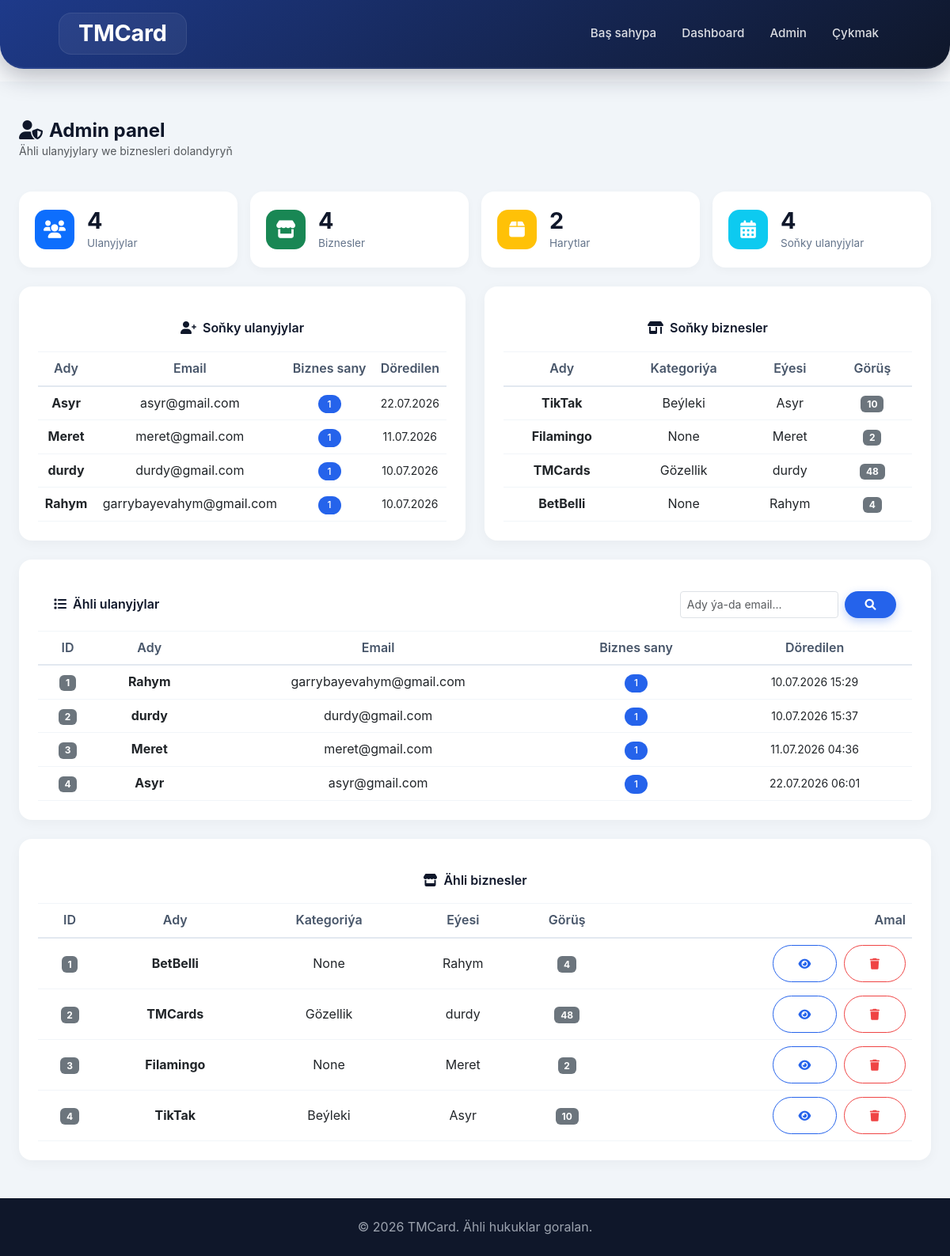
The page /admin/ (signed in) on the database its author committed.
### app/models.py (models this page shows, shortened)
class User(UserMixin, db.Model):
    id = db.Column(db.Integer, primary_key=True)
    name = db.Column(db.String(100), nullable=False)
    email = db.Column(db.String(100), unique=True, nullable=False)
    password_hash = db.Column(db.String(255), nullable=False)
    created_at = db.Column(db.DateTime, default=datetime.utcnow)
    businesses = db.relationship('Business', backref='owner', lazy=True)

class Business(db.Model):
    id = db.Column(db.Integer, primary_key=True)
    user_id = db.Column(db.Integer, db.ForeignKey('user.id'), nullable=False)
    name = db.Column(db.String(100), nullable=False)
    slug = db.Column(db.String(120), unique=True, nullable=False)
    logo = db.Column(db.String(255))
    cover_image = db.Column(db.String(255))
    category = db.Column(db.String(50))
    description = db.Column(db.Text)
    phone = db.Column(db.String(20))
    whatsapp = db.Column(db.String(20))
    email = db.Column(db.String(100))
    instagram = db.Column(db.String(100))
    tiktok = db.Column(db.String(100))
    telegram = db.Column(db.String(100))
    address = db.Column(db.String(255))
    maps_link = db.Column(db.String(255))
    opening_time = db.Column(db.String(10))
    closing_time = db.Column(db.String(10))
    views = db.Column(db.Integer, default=0)          # Görüş sany
    created_at = db.Column(db.DateTime, default=datetime.utcnow)
    updated_at = db.Column(db.DateTime, default=datetime.utcnow, onupdate=datetime.utcnow)
    products = db.relationship('Product', backref='business', lazy=True, cascade='all, delete-orphan')

### app/admin/routes.py (the view)
@admin_bp.route('/')
@login_required
def index():
    if current_user.id != Config.ADMIN_ID:
        flash('Bu sahypa diňe admin üçin.', 'danger')
        return redirect(url_for('dashboard.index'))
    search = request.args.get('search', '')
    if search:
        users = User.query.filter(
            User.name.ilike(f'%{search}%') |
            User.email.ilike(f'%{search}%')
        ).all()
    else:
        users = User.query.all()
    total_users = User.query.count()
    total_businesses = Business.query.count()
    total_products = Product.query.count()
    recent_users = User.query.order_by(User.created_at.desc()).limit(5).all()
    recent_businesses = Business.query.order_by(Business.created_at.desc()).limit(5).all()
    for user in users:
        user.business_count = len(user.businesses)
    businesses = Business.query.all()
    return render_template('admin/index.html',
                         users=users,
                         businesses=businesses,
                         total_users=total_users,
                         total_businesses=total_businesses,
                         total_products=total_products,
                         recent_users=recent_users,
                         recent_businesses=recent_businesses,
                         search=search)

### app/templates/admin/index.html (shortened to what this page needs)
{% extends "base.html" %}
{% block content %}
<div class="dashboard-container">
    <div class="container-fluid px-4 py-4">
        <div class="d-flex flex-wrap justify-content-between align-items-center mb-4">
            <div>
                <h4 class="fw-bold mb-0"><i class="fas fa-user-shield me-2"></i>Admin panel</h4>
                <p class="text-muted small">Ähli ulanyjylary we biznesleri dolandyryň</p>
            </div>
        </div>
        <div class="row g-3 mb-4">
            <div class="col-md-3 col-6">
                <div class="stat-card">
                    <div class="stat-icon bg-primary"><i class="fas fa-users"></i></div>
                    <div class="stat-info">
                        <span class="stat-number">{{ total_users }}</span>
                        <span class="stat-label">Ulanyjylar</span>
                    </div>
                </div>
            </div>
            <div class="col-md-3 col-6">
                <div class="stat-card">
                    <div class="stat-icon bg-success"><i class="fas fa-store"></i></div>
                    <div class="stat-info">
                        <span class="stat-number">{{ total_businesses }}</span>
                        <span class="stat-label">Biznesler</span>
                    </div>
                </div>
            </div>
            <div class="col-md-3 col-6">
                <div class="stat-card">
                    <div class="stat-icon bg-warning"><i class="fas fa-box"></i></div>
                    <div class="stat-info">
                        <span class="stat-number">{{ total_products }}</span>
                        <span class="stat-label">Harytlar</span>
                    </div>
                </div>
            </div>
            <div class="col-md-3 col-6">
                <div class="stat-card">
                    <div class="stat-icon bg-info"><i class="fas fa-calendar-alt"></i></div>
                    <div class="stat-info">
                        <span class="stat-number">{{ recent_users|length }}</span>
                        <span class="stat-label">Soňky ulanyjylar</span>
                    </div>
                </div>
            </div>
        </div>
        <div class="row g-4 mb-4">
            <div class="col-lg-6">
                <div class="card dashboard-card">
                    <div class="card-header"><i class="fas fa-user-plus me-2"></i>Soňky ulanyjylar</div>
                    <div class="card-body p-0">
                        {% if recent_users %}
                        <div class="table-responsive">
                            <table class="table table-hover mb-0">
                                <thead>
                                    <tr><th>Ady</th><th>Email</th><th>Biznes sany</th><th>Döredilen</th></tr>
                                </thead>
                                <tbody>
                                    {% for user in recent_users %}
                                    <tr>
                                        <td><strong>{{ user.name }}</strong></td>
                                        <td>{{ user.email }}</td>
                                        <td><span class="badge bg-accent">{{ user.businesses|length }}</span></td>
                                        <td><small>{{ user.created_at.strftime('%d.%m.%Y') }}</small></td>
                                    </tr>
                                    {% endfor %}
                                </tbody>
                            </table>
                        </div>
                        {% else %}
                        <div class="text-center py-3"><p class="text-muted">Ulanyjy ýok.</p></div>
                        {% endif %}
                    </div>
                </div>
            </div>
            <div class="col-lg-6">
                <div class="card dashboard-card">
                    <div class="card-header"><i class="fas fa-store-alt me-2"></i>Soňky biznesler</div>
                    <div class="card-body p-0">
                        {% if recent_businesses %}
                        <div class="table-responsive">
                            <table class="table table-hover mb-0">
                                <thead>
                                    <tr><th>Ady</th><th>Kategoriýa</th><th>Eýesi</th><th>Görüş</th></tr>
                                </thead>
                                <tbody>
                                    {% for biz in recent_businesses %}
                                    <tr>
                                        <td><strong>{{ biz.name }}</strong></td>
                                        <td>{{ biz.category }}</td>
                                        <td>{{ biz.owner.name }}</td>
                                        <td><span class="badge bg-secondary">{{ biz.views }}</span></td>
                                    </tr>
                                    {% endfor %}
                                </tbody>
                            </table>
                        </div>
                        {% else %}
                        <div class="text-center py-3"><p class="text-muted">Biznes ýok.</p></div>
                        {% endif %}
                    </div>
                </div>
            </div>
        </div>
        <div class="card dashboard-card">
            <div class="card-header d-flex flex-wrap justify-content-between align-items-center">
                <span><i class="fas fa-list me-2"></i>Ähli ulanyjylar</span>
                <form method="GET" class="d-flex" style="gap: 0.5rem;">
                    <input type="text" name="search" class="form-control form-control-sm" placeholder="Ady ýa-da email..." value="{{ search }}" style="width: 200px;">
                    <button type="submit" class="btn btn-accent btn-sm"><i class="fas fa-search"></i></button>
                </form>
            </div>
            <div class="card-body p-0">
                {% if users %}
                <div class="table-responsive">
                    <table class="table table-hover mb-0">
                        <thead>
                            <tr>
                                <th>ID</th>
                                <th>Ady</th>
                                <th>Email</th>
                                <th>Biznes sany</th>
                                <th>Döredilen</th>
                            </tr>
                        </thead>
                        <tbody>
                            {% for user in users %}
                            <tr>
                                <td><span class="badge bg-secondary">{{ user.id }}</span></td>
                                <td><strong>{{ user.name }}</strong></td>
                                <td>{{ user.email }}</td>
                                <td><span class="badge bg-accent">{{ user.businesses|length }}</span></td>
                                <td><small>{{ user.created_at.strftime('%d.%m.%Y %H:%M') }}</small></td>
                            </tr>
                            {% endfor %}
                        </tbody>
                    </table>
                </div>
                {% else %}
                <div class="text-center py-4">
                    <i class="fas fa-user-slash fa-3x text-muted mb-3"></i>
                    <p class="text-muted">Ulanyjy tapylmady.</p>
                </div>
                {% endif %}
            </div>
        </div>
        <div class="card dashboard-card mt-4">
            <div class="card-header"><i class="fas fa-store me-2"></i>Ähli biznesler</div>
            <div class="card-body p-0">
                {% if businesses %}
                <div class="table-responsive">
                    <table class="table table-hover mb-0">
                        <thead>
                            <tr>
                                <th>ID</th>
                                <th>Ady</th>
                                <th>Kategoriýa</th>
                                <th>Eýesi</th>
                                <th>Görüş</th>
                                <th class="text-end">Amal</th>
                            </tr>
                        </thead>
                        <tbody>
                            {% for biz in businesses %}
                            <tr>
                                <td><span class="badge bg-secondary">{{ biz.id }}</span></td>
                                <td><strong>{{ biz.name }}</strong></td>
                                <td>{{ biz.category }}</td>
                                <td>{{ biz.owner.name }}</td>
                                <td><span class="badge bg-secondary">{{ biz.views }}</span></td>
                                <td class="text-end">
                                    <a href="{{ url_for('business.public', slug=biz.slug) }}" target="_blank" class="btn btn-sm btn-outline-primary me-1"><i class="fas fa-eye"></i></a>
                                    <form method="POST" action="{{ url_for('admin.delete_business', id=biz.id) }}" class="d-inline" onsubmit="return confirm('Öçürmek isleýäňizmi?')">
                                        <button type="submit" class="btn btn-sm btn-outline-danger"><i class="fas fa-trash"></i></button>
                                    </form>
                                </td>
                            </tr>
                            {% endfor %}
                        </tbody>
                    </table>
                </div>
                {% else %}
                <div class="text-center py-4">
                    <i class="fas fa-store-slash fa-3x text-muted mb-3"></i>
                    <p class="text-muted">Biznes ýok.</p>
                </div>
                {% endif %}
            </div>
        </div>
    </div>
</div>
{% endblock %}

### app/static/css/style.css (style rules this page uses)
* { margin: 0; padding: 0; box-sizing: border-box; }
html, body { height: 100%; }
body { font-family: -apple-system, BlinkMacSystemFont, 'Segoe UI', Roboto, system-ui, sans-serif; background: #f8fafc; color: #0f172a; line-height: 1.6; }
.btn { display: inline-block; padding: 0.75rem 2rem; border-radius: 50px; font-weight: 600; text-decoration: none; transition: 0.2s; border: none; cursor: pointer; }
.btn-accent { background: #2563EB; color: white; border: none; padding: 0.4rem 1.6rem; border-radius: 40px; font-weight: 600; transition: all 0.2s ease; box-shadow: 0 4px 12px rgba(37, 99, 235, 0.3); }
.btn-outline-primary { color: #2563eb; border: 1px solid #2563eb; background: transparent; }
.btn-outline-danger { color: #ef4444; border: 1px solid #ef4444; background: transparent; }
.text-muted { color: #64748b; }
.fw-bold { font-weight: 700; }
.card { background: #fff; border-radius: 16px; padding: 1.5rem; text-align: center; box-shadow: 0 4px 12px rgba(0,0,0,0.04); transition: 0.2s; border: 1px solid rgba(0,0,0,0.02); }
.dashboard-container { background: #f1f5f9; min-height: 100vh; padding: 1.5rem 0; }
.dashboard-card { border: none; border-radius: 16px; box-shadow: 0 4px 16px rgba(0,0,0,0.04); overflow: hidden; transition: box-shadow 0.2s ease; background: #fff; }
.dashboard-card .card-header { background: #fff; border-bottom: 1px solid #f1f5f9; padding: 1rem 1.25rem; font-weight: 600; color: #0f172a; }
.dashboard-card .card-body { padding: 1.25rem; }
.stat-card { background: #fff; border-radius: 16px; padding: 1.25rem; display: flex; align-items: center; gap: 1rem; box-shadow: 0 4px 12px rgba(0,0,0,0.03); transition: transform 0.2s ease, box-shadow 0.2s ease; }
.stat-icon { width: 50px; height: 50px; border-radius: 14px; display: flex; align-items: center; justify-content: center; color: #fff; font-size: 1.4rem; flex-shrink: 0; }
.stat-icon.bg-primary { background: #2563eb; }
.stat-icon.bg-success { background: #10b981; }
.stat-icon.bg-warning { background: #f59e0b; }
.stat-icon.bg-info { background: #3b82f6; }
.stat-info { display: flex; flex-direction: column; }
.stat-number { font-size: 1.8rem; font-weight: 700; color: #0f172a; line-height: 1.2; }
.stat-label { font-size: 0.85rem; color: #64748b; }
.badge.bg-accent { background: #2563eb; color: #fff; padding: 0.35rem 0.75rem; border-radius: 40px; font-weight: 500; }
.table th { font-weight: 600; color: #475569; border-bottom: 2px solid #e2e8f0; }
.table td { vertical-align: middle; border-bottom: 1px solid #f1f5f9; }

### rows shown on the page
User: name "Asyr", email "asyr@gmail.com", businesses|length "1", created_at "22.07.2026", id "4", created_at "22.07.2026 06:01"
User: name "Meret", email "meret@gmail.com", businesses|length "1", created_at "11.07.2026", id "3", created_at "11.07.2026 04:36"
User: name "durdy", email "durdy@gmail.com", businesses|length "1", created_at "10.07.2026", id "2", created_at "10.07.2026 15:37"
User: name "Rahym", email "garrybayevahym@gmail.com", businesses|length "1", created_at "10.07.2026", id "1", created_at "10.07.2026 15:29"
Business: name "TikTak", category "Beýleki", owner.name "Asyr", views "10", id "4"
Business: name "Filamingo", category "None", owner.name "Meret", views "2", id "3"
Business: name "TMCards", category "Gözellik", owner.name "durdy", views "48", id "2"
Business: name "BetBelli", category "None", owner.name "Rahym", views "4", id "1"

### other values the page prints
{{ total_users }} "4"
{{ total_businesses }} "4"
{{ total_products }} "2"
{{ recent_users|length }} "4"
